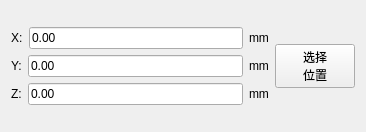
<?xml version="1.0" encoding="UTF-8"?>
<ui version="4.0">
 <class>FCGeometryPointWidget</class>
 <widget class="QWidget" name="FCGeometryPointWidget">
  <property name="geometry">
   <rect>
    <x>0</x>
    <y>0</y>
    <width>366</width>
    <height>132</height>
   </rect>
  </property>
  <property name="windowTitle">
   <string>Form</string>
  </property>
  <layout class="QGridLayout" name="gridLayout">
   <item row="0" column="0">
    <layout class="QVBoxLayout" name="verticalLayout">
     <item>
      <layout class="QHBoxLayout" name="horizontalLayout">
       <item>
        <widget class="QLabel" name="label">
         <property name="text">
          <string>X:</string>
         </property>
        </widget>
       </item>
       <item>
        <widget class="QLineEdit" name="lineEditX">
         <property name="text">
          <string>0.00</string>
         </property>
        </widget>
       </item>
       <item>
        <widget class="QLabel" name="label_4">
         <property name="text">
          <string>mm</string>
         </property>
        </widget>
       </item>
      </layout>
     </item>
     <item>
      <layout class="QHBoxLayout" name="horizontalLayout_2">
       <item>
        <widget class="QLabel" name="label_2">
         <property name="text">
          <string>Y:</string>
         </property>
        </widget>
       </item>
       <item>
        <widget class="QLineEdit" name="lineEditY">
         <property name="text">
          <string>0.00</string>
         </property>
        </widget>
       </item>
       <item>
        <widget class="QLabel" name="label_5">
         <property name="text">
          <string>mm</string>
         </property>
        </widget>
       </item>
      </layout>
     </item>
     <item>
      <layout class="QHBoxLayout" name="horizontalLayout_3">
       <item>
        <widget class="QLabel" name="label_3">
         <property name="text">
          <string>Z:</string>
         </property>
        </widget>
       </item>
       <item>
        <widget class="QLineEdit" name="lineEditZ">
         <property name="text">
          <string>0.00</string>
         </property>
        </widget>
       </item>
       <item>
        <widget class="QLabel" name="label_6">
         <property name="text">
          <string>mm</string>
         </property>
        </widget>
       </item>
      </layout>
     </item>
    </layout>
   </item>
   <item row="0" column="1">
    <widget class="QPushButton" name="pushButton">
     <property name="text">
      <string>选择
位置</string>
     </property>
    </widget>
   </item>
  </layout>
 </widget>
 <resources/>
 <connections/>
</ui>
